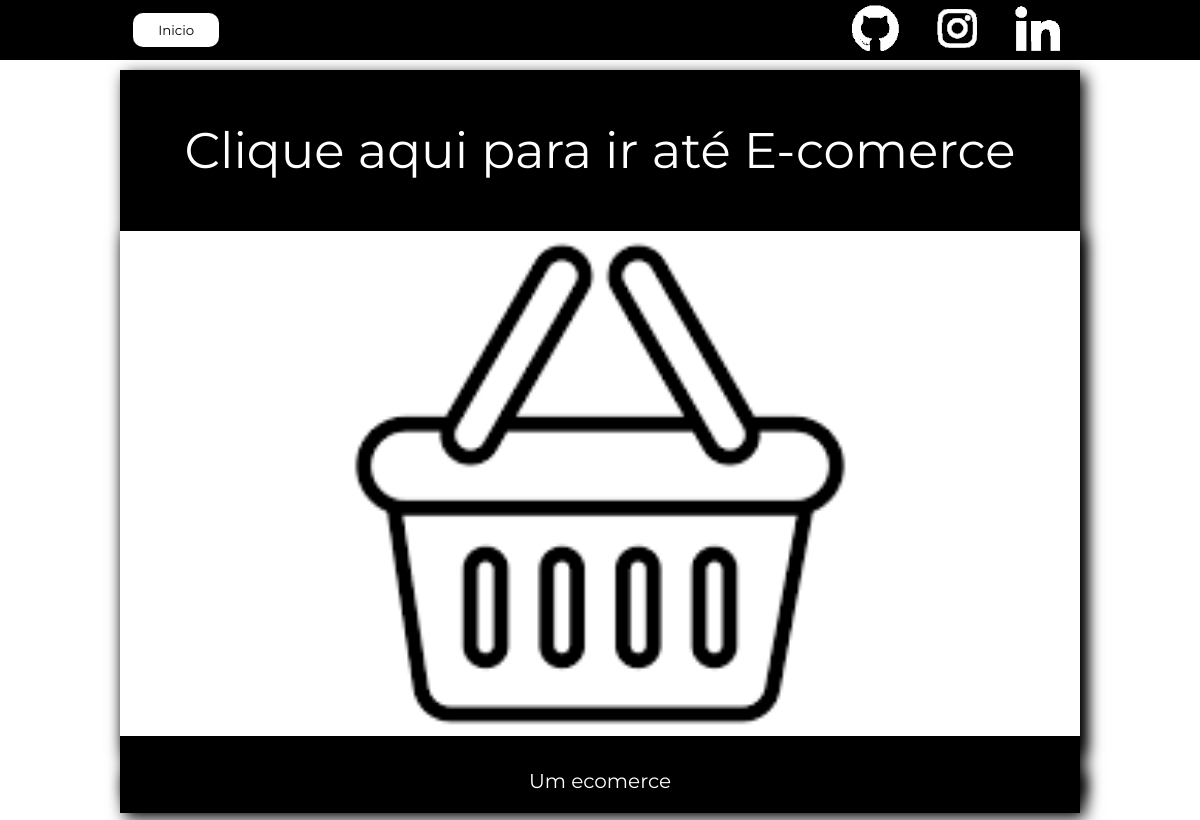
The app's page /projeto/e-comerce, older data.
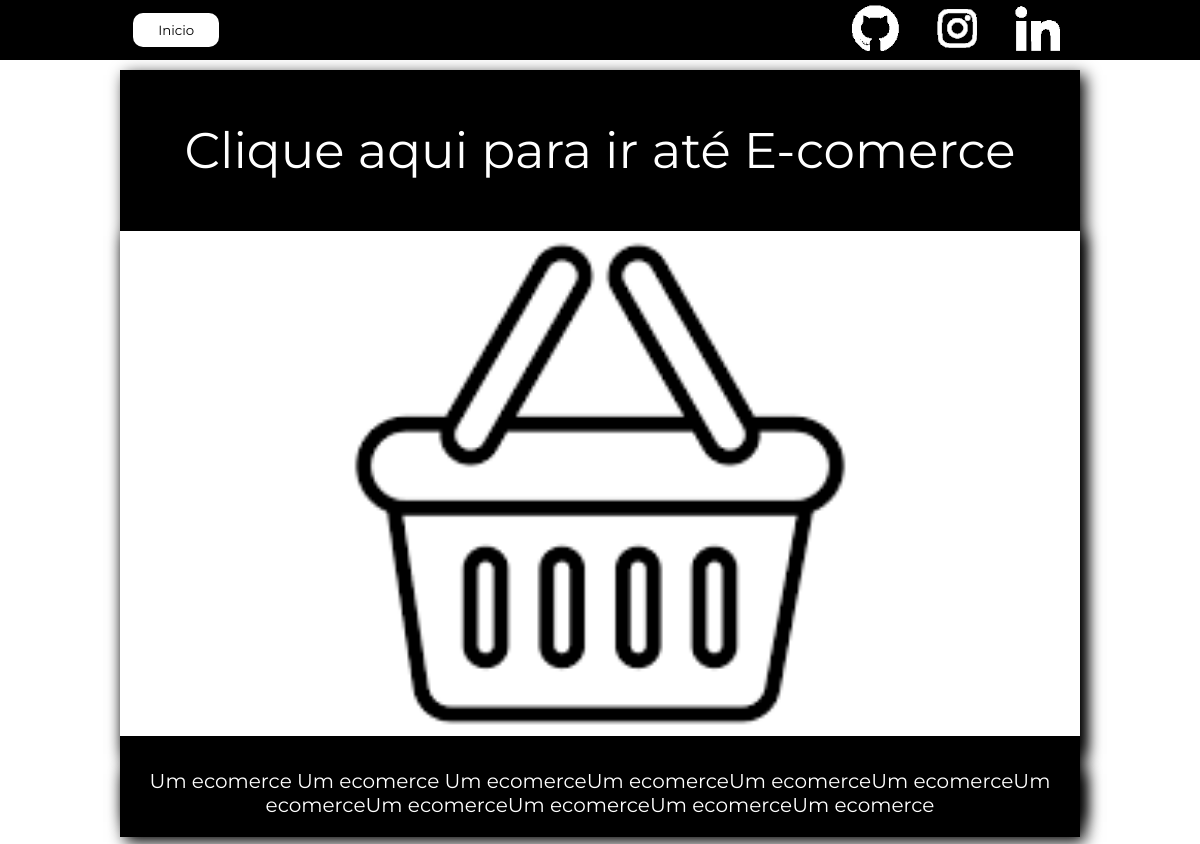
The same page, newer data.
### paginas/models.py (models this page shows, shortened)
class Projeto(models.Model):
    nome = models.CharField(max_length=255)
    thumbnailHome = models.ImageField(upload_to='images', blank=True,null=True)
    projlink = models.CharField(max_length=255, blank=True, null=True)
    thumbnailDetail = models.ImageField(upload_to='images', blank=True,null=True)
    slug = models.SlugField(max_length=255, unique=True)
    descricao = models.CharField(max_length=255)
    tec_nome = models.ManyToManyField(Tecnologias)

### paginas/views.py (the view)
# urls.py: path('projeto/<slug:slug>', views.projeto, name="projeto" )
def projeto(request, slug):
    projetos = Projeto.objects.get(slug=slug)
    context = {'projetos':projetos}
    return render(request,'paginas/projeto.html', context)

### paginas/templates/paginas/projeto.html
{% extends 'paginas/main.html' %}
{% load static %}
{% block content %}
    <main class="projectdetailbody">
        <section>
            <div class="maincontainer">
                <div class="nameitem">
                {% if projetos.projlink == null%}
                     <p><a class="nameitemhref" href="#">Clique aqui para ir até {{projetos.nome}}</a></p>
                {% else %}
                    <p><a class="nameitemhref" href="{{projetos.projlink}}">Clique aqui para ir até {{projetos.nome}}</a></p>
                    </div>
                {% endif %}
                <div class="imageitem">
                    <img style="width: 80vw;" src="{{projetos.thumbnailDetail.url}}" alt=""></a>
                </div>
                <div class="descriptionitem">
                    <p>{{projetos.descricao}}</p>
                </div>
            </div>
        </section>
    </main>
{% endblock %}

Row changes from the older to the newer data that the page shows:
changed Projeto "E-comerce": descricao "Um ecomerce" → "Um ecomerce Um ecomerce Um ecomerceUm ecomerceUm ecomerceUm ecomerceUm ecomerceUm ecomerceUm ecomerceUm ecomerceUm ecomerce"
